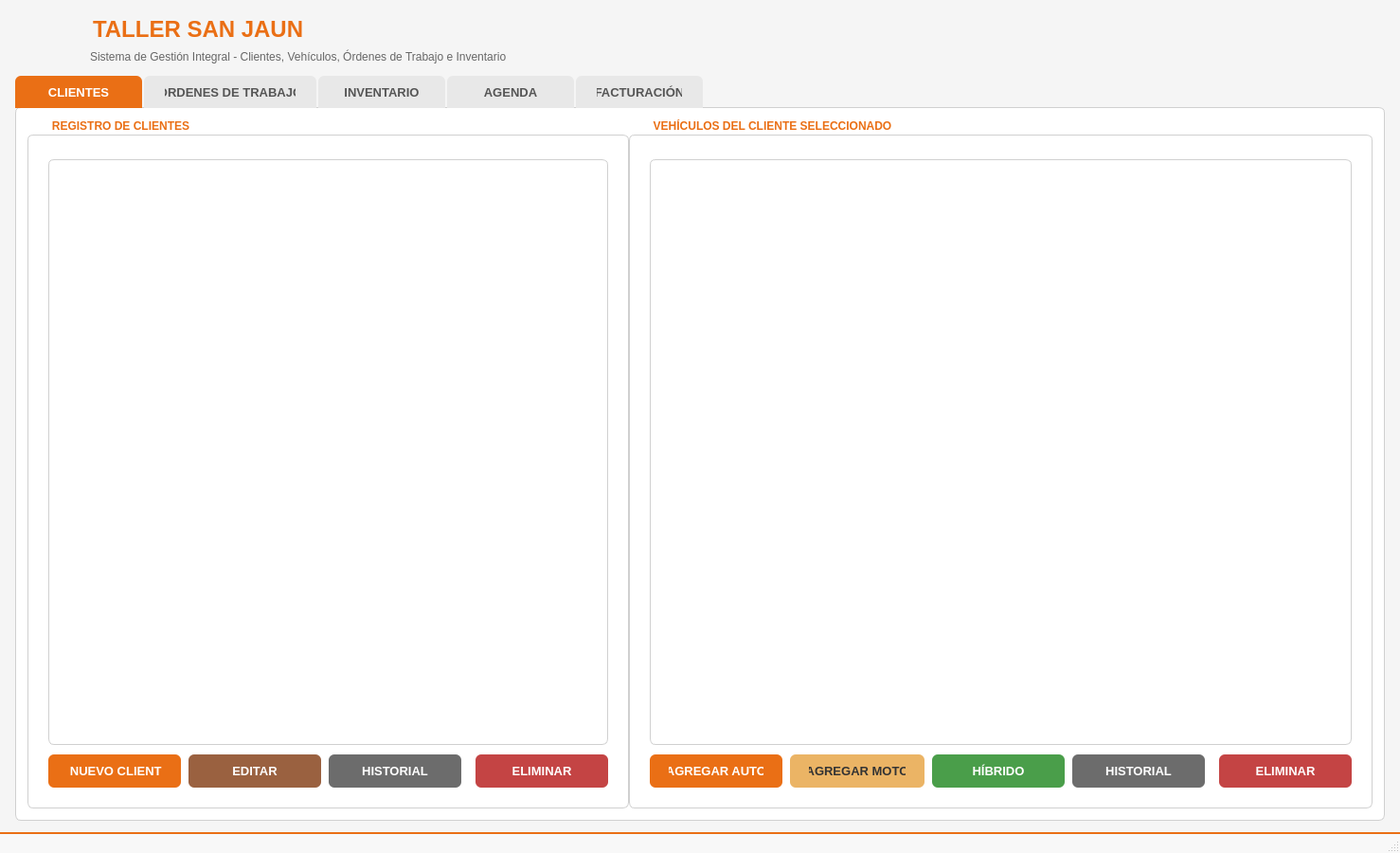
<?xml version="1.0" encoding="UTF-8"?>
<ui version="4.0">
 <class>MainWindow</class>
 <widget class="QMainWindow" name="MainWindow">
  <property name="geometry">
   <rect>
    <x>0</x>
    <y>0</y>
    <width>1400</width>
    <height>900</height>
   </rect>
  </property>
  <property name="windowTitle">
   <string>Taller Mecánico - Sistema de Gestión</string>
  </property>
  <property name="styleSheet">
   <string notr="true">
/* =============================================
   TEMA CLARO - TALLER MECÁNICO
   ============================================= */

* {
    font-family: 'Segoe UI', Arial, sans-serif;
}

QMainWindow {
    background-color: #f5f5f5;
}

/* TÍTULO PRINCIPAL */
QLabel#titleLabel {
    font-size: 24px;
    font-weight: bold;
    color: #ea6f15;
    padding: 5px 0;
}

QLabel#subtitleLabel {
    font-size: 12px;
    color: #666666;
    padding-bottom: 5px;
}

/* =============================================
   PESTAÑAS
   ============================================= */
QTabWidget::pane {
    border: 1px solid #d0d0d0;
    background-color: #ffffff;
    border-radius: 6px;
    margin-top: -1px;
}

QTabBar::tab {
    background-color: #e8e8e8;
    color: #555555;
    padding: 10px 22px;
    margin-right: 2px;
    border-top-left-radius: 6px;
    border-top-right-radius: 6px;
    font-size: 13px;
    font-weight: 600;
    min-width: 90px;
}

QTabBar::tab:selected {
    background-color: #ea6f15;
    color: #ffffff;
}

QTabBar::tab:hover:!selected {
    background-color: #d0d0d0;
}

/* =============================================
   TABLAS
   ============================================= */
QTableWidget {
    background-color: #ffffff;
    alternate-background-color: #fafafa;
    border: 1px solid #d0d0d0;
    border-radius: 6px;
    gridline-color: #e8e8e8;
    color: #333333;
    font-size: 13px;
    selection-background-color: #ea6f15;
    selection-color: #ffffff;
}

QTableWidget::item {
    padding: 8px;
    border-bottom: 1px solid #e8e8e8;
}

QTableWidget::item:selected {
    background-color: #ea6f15;
    color: #ffffff;
}

QTableWidget::item:hover {
    background-color: #f0f0f0;
}

QHeaderView::section {
    background-color: #f8f8f8;
    color: #ea6f15;
    padding: 10px 8px;
    border: none;
    border-bottom: 2px solid #ea6f15;
    font-weight: bold;
    font-size: 12px;
}

/* =============================================
   BOTONES PRINCIPALES
   ============================================= */
QPushButton {
    background-color: #ea6f15;
    color: #ffffff;
    border: none;
    border-radius: 6px;
    padding: 10px 20px;
    font-size: 13px;
    font-weight: bold;
    min-width: 100px;
}

QPushButton:hover {
    background-color: #f58025;
}

QPushButton:pressed {
    background-color: #d56010;
}

QPushButton:disabled {
    background-color: #cccccc;
    color: #888888;
}

/* Botones de Editar */
QPushButton#btnEditarCliente,
QPushButton#btnEditarOrden,
QPushButton#btnEditarRepuesto,
QPushButton#btnEditarCita {
    background-color: #9a6140;
    color: #ffffff;
}

QPushButton#btnEditarCliente:hover,
QPushButton#btnEditarOrden:hover,
QPushButton#btnEditarRepuesto:hover,
QPushButton#btnEditarCita:hover {
    background-color: #b07050;
}

/* Botones de Eliminar */
QPushButton#btnEliminarCliente,
QPushButton#btnEliminarVehiculo,
QPushButton#btnEliminarRepuesto,
QPushButton#btnEliminarCita {
    background-color: #c44444;
    color: #ffffff;
}

QPushButton#btnEliminarCliente:hover,
QPushButton#btnEliminarVehiculo:hover,
QPushButton#btnEliminarRepuesto:hover,
QPushButton#btnEliminarCita:hover {
    background-color: #d55555;
}

/* Botones Secundarios */
QPushButton#btnHistorialCliente,
QPushButton#btnHistorialVehiculo,
QPushButton#btnCambiarEstado,
QPushButton#btnAjustarStock {
    background-color: #6c6c6c;
    color: #ffffff;
}

QPushButton#btnHistorialCliente:hover,
QPushButton#btnHistorialVehiculo:hover,
QPushButton#btnCambiarEstado:hover,
QPushButton#btnAjustarStock:hover {
    background-color: #808080;
}

/* Botones Verdes */
QPushButton#btnAgregarHibrido,
QPushButton#btnRegistrarPago {
    background-color: #4a9e4a;
    color: #ffffff;
}

QPushButton#btnAgregarHibrido:hover,
QPushButton#btnRegistrarPago:hover {
    background-color: #5cb85c;
}

/* Botones Moto */
QPushButton#btnAgregarMoto {
    background-color: #ebb465;
    color: #333333;
}

QPushButton#btnAgregarMoto:hover {
    background-color: #f5c478;
}

/* =============================================
   GRUPOS / PANELES
   ============================================= */
QGroupBox {
    background-color: #ffffff;
    border: 1px solid #d0d0d0;
    border-radius: 6px;
    margin-top: 16px;
    padding: 16px 12px 12px 12px;
    font-weight: bold;
    color: #ea6f15;
}

QGroupBox::title {
    subcontrol-origin: margin;
    left: 16px;
    padding: 0 8px;
    background-color: #ffffff;
    color: #ea6f15;
    font-size: 14px;
}

/* =============================================
   LABELS
   ============================================= */
QLabel {
    color: #333333;
    font-size: 13px;
}

/* =============================================
   INPUTS
   ============================================= */
QLineEdit, QTextEdit, QSpinBox, QDoubleSpinBox, QComboBox, QDateEdit, QDateTimeEdit {
    background-color: #ffffff;
    border: 1px solid #c0c0c0;
    border-radius: 4px;
    padding: 5px 10px;
    color: #333333;
    font-size: 13px;
    min-height: 18px;
}

QLineEdit:focus, QTextEdit:focus, QSpinBox:focus, QDoubleSpinBox:focus, QComboBox:focus, QDateEdit:focus, QDateTimeEdit:focus {
    border: 2px solid #ea6f15;
    background-color: #fffaf5;
}

QComboBox::drop-down {
    border: none;
    width: 30px;
}

QComboBox::down-arrow {
    image: none;
    border-left: 5px solid transparent;
    border-right: 5px solid transparent;
    border-top: 6px solid #ea6f15;
    margin-right: 10px;
}

QComboBox QAbstractItemView {
    background-color: #ffffff;
    color: #333333;
    selection-background-color: #ea6f15;
    selection-color: #ffffff;
    border: 1px solid #d0d0d0;
}

/* =============================================
   SPLITTER
   ============================================= */
QSplitter::handle {
    background-color: #d0d0d0;
    width: 3px;
}

QSplitter::handle:hover {
    background-color: #ea6f15;
}

/* =============================================
   CALENDARIO
   ============================================= */
QCalendarWidget {
    background-color: #ffffff;
    border: 1px solid #d0d0d0;
    border-radius: 6px;
}

QCalendarWidget QToolButton {
    color: #ea6f15;
    background-color: transparent;
    font-weight: bold;
    font-size: 14px;
    padding: 6px;
}

QCalendarWidget QToolButton:hover {
    background-color: #f0f0f0;
    border-radius: 4px;
}

QCalendarWidget QMenu {
    background-color: #ffffff;
    color: #333333;
    border: 1px solid #d0d0d0;
}

QCalendarWidget QSpinBox {
    background-color: #ffffff;
    color: #333333;
    border: 1px solid #d0d0d0;
    border-radius: 4px;
    padding: 4px;
}

QCalendarWidget QWidget#qt_calendar_navigationbar {
    background-color: #f8f8f8;
    padding: 6px;
}

QCalendarWidget QAbstractItemView {
    background-color: #ffffff;
    color: #333333;
    selection-background-color: #ea6f15;
    selection-color: #ffffff;
    font-size: 12px;
}

QCalendarWidget QAbstractItemView:disabled {
    color: #aaaaaa;
}

/* =============================================
   LISTA DE CITAS
   ============================================= */
QListWidget {
    background-color: #ffffff;
    border: 1px solid #d0d0d0;
    border-radius: 6px;
    color: #333333;
    font-size: 13px;
    padding: 4px;
}

QListWidget::item {
    padding: 10px 8px;
    border-radius: 4px;
    margin: 2px 0;
    border-left: 4px solid #ea6f15;
    background-color: #fafafa;
}

QListWidget::item:selected {
    background-color: #ea6f15;
    color: #ffffff;
}

QListWidget::item:hover:!selected {
    background-color: #f0f0f0;
}

/* =============================================
   SCROLLBAR
   ============================================= */
QScrollBar:vertical {
    background-color: #f0f0f0;
    width: 10px;
    border-radius: 5px;
}

QScrollBar::handle:vertical {
    background-color: #c0c0c0;
    border-radius: 5px;
    min-height: 30px;
}

QScrollBar::handle:vertical:hover {
    background-color: #ea6f15;
}

QScrollBar::add-line:vertical, QScrollBar::sub-line:vertical {
    height: 0;
}

QScrollBar:horizontal {
    background-color: #f0f0f0;
    height: 10px;
    border-radius: 5px;
}

QScrollBar::handle:horizontal {
    background-color: #c0c0c0;
    border-radius: 5px;
    min-width: 30px;
}

QScrollBar::handle:horizontal:hover {
    background-color: #ea6f15;
}

/* =============================================
   BARRA DE ESTADO
   ============================================= */
QStatusBar {
    background-color: #f8f8f8;
    color: #666666;
    font-size: 11px;
    padding: 4px 12px;
    border-top: 2px solid #ea6f15;
}

/* =============================================
   TOOLTIPS
   ============================================= */
QToolTip {
    background-color: #ea6f15;
    color: #ffffff;
    border: none;
    padding: 6px 10px;
    border-radius: 4px;
    font-size: 12px;
}

/* =============================================
   MESSAGEBOX (Ventanas de mensaje)
   ============================================= */
QMessageBox {
    background-color: #f5f5f5;
}

QMessageBox QLabel {
    color: #333333;
    font-size: 13px;
}

QMessageBox QPushButton {
    background-color: #ea6f15;
    color: #ffffff;
    border: none;
    border-radius: 4px;
    padding: 8px 20px;
    font-size: 12px;
    font-weight: bold;
    min-width: 80px;
}

QMessageBox QPushButton:hover {
    background-color: #f58025;
}

   </string>
  </property>
  <widget class="QWidget" name="centralwidget">
   <layout class="QVBoxLayout" name="mainLayout">
    <property name="spacing">
     <number>8</number>
    </property>
    <property name="leftMargin">
     <number>16</number>
    </property>
    <property name="topMargin">
     <number>12</number>
    </property>
    <property name="rightMargin">
     <number>16</number>
    </property>
    <property name="bottomMargin">
     <number>12</number>
    </property>
    
    <!-- ENCABEZADO CON LOGO -->
    <item>
     <layout class="QHBoxLayout">
      <property name="spacing">
       <number>16</number>
      </property>
      <!-- LOGO -->
      <item>
       <widget class="QLabel" name="logoLabel">
        <property name="minimumSize">
         <size>
          <width>60</width>
          <height>60</height>
         </size>
        </property>
        <property name="maximumSize">
         <size>
          <width>60</width>
          <height>60</height>
         </size>
        </property>
        <property name="text">
         <string/>
        </property>
        <property name="scaledContents">
         <bool>true</bool>
        </property>
       </widget>
      </item>
      <!-- TÍTULO Y SUBTÍTULO -->
      <item>
       <layout class="QVBoxLayout">
        <property name="spacing">
         <number>2</number>
        </property>
        <item>
         <widget class="QLabel" name="titleLabel">
          <property name="text">
           <string>TALLER SAN JAUN</string>
          </property>
         </widget>
        </item>
        <item>
         <widget class="QLabel" name="subtitleLabel">
          <property name="text">
           <string>Sistema de Gestión Integral - Clientes, Vehículos, Órdenes de Trabajo e Inventario</string>
          </property>
         </widget>
        </item>
       </layout>
      </item>
      <item>
       <spacer>
        <property name="orientation">
         <enum>Qt::Horizontal</enum>
        </property>
       </spacer>
      </item>
     </layout>
    </item>
    
    <!-- CONTENIDO PRINCIPAL CON PESTAÑAS -->
    <item>
     <widget class="QTabWidget" name="tabWidget">
      <property name="currentIndex">
       <number>0</number>
      </property>
      
      <!-- ================================================ -->
      <!-- PESTAÑA 1: CLIENTES Y VEHÍCULOS -->
      <!-- ================================================ -->
      <widget class="QWidget" name="tabClientes">
       <attribute name="title">
        <string>CLIENTES</string>
       </attribute>
       <layout class="QHBoxLayout">
        <property name="spacing">
         <number>12</number>
        </property>
        <property name="margin">
         <number>12</number>
        </property>
        <item>
         <widget class="QSplitter" name="splitter">
          <property name="orientation">
           <enum>Qt::Horizontal</enum>
          </property>
          
          <!-- Panel de Clientes -->
          <widget class="QGroupBox" name="groupClientes">
           <property name="title">
            <string>REGISTRO DE CLIENTES</string>
           </property>
           <layout class="QVBoxLayout">
            <property name="spacing">
             <number>10</number>
            </property>
            <item>
             <widget class="QTableWidget" name="tablaClientes">
              <property name="alternatingRowColors">
               <bool>true</bool>
              </property>
             </widget>
            </item>
            <item>
             <layout class="QHBoxLayout">
              <property name="spacing">
               <number>8</number>
              </property>
              <item>
               <widget class="QPushButton" name="btnAgregarCliente">
                <property name="text">
                 <string>+ NUEVO CLIENTE</string>
                </property>
               </widget>
              </item>
              <item>
               <widget class="QPushButton" name="btnEditarCliente">
                <property name="text">
                 <string>EDITAR</string>
                </property>
               </widget>
              </item>
              <item>
               <widget class="QPushButton" name="btnHistorialCliente">
                <property name="text">
                 <string>HISTORIAL</string>
                </property>
               </widget>
              </item>
              <item>
               <spacer>
                <property name="orientation">
                 <enum>Qt::Horizontal</enum>
                </property>
               </spacer>
              </item>
              <item>
               <widget class="QPushButton" name="btnEliminarCliente">
                <property name="text">
                 <string>ELIMINAR</string>
                </property>
               </widget>
              </item>
             </layout>
            </item>
           </layout>
          </widget>
          
          <!-- Panel de Vehículos -->
          <widget class="QGroupBox" name="groupVehiculos">
           <property name="title">
            <string>VEHÍCULOS DEL CLIENTE SELECCIONADO</string>
           </property>
           <layout class="QVBoxLayout">
            <property name="spacing">
             <number>10</number>
            </property>
            <item>
             <widget class="QTableWidget" name="tablaVehiculos">
              <property name="alternatingRowColors">
               <bool>true</bool>
              </property>
             </widget>
            </item>
            <item>
             <layout class="QHBoxLayout">
              <property name="spacing">
               <number>8</number>
              </property>
              <item>
               <widget class="QPushButton" name="btnAgregarAuto">
                <property name="text">
                 <string>AGREGAR AUTO</string>
                </property>
               </widget>
              </item>
              <item>
               <widget class="QPushButton" name="btnAgregarMoto">
                <property name="text">
                 <string>AGREGAR MOTO</string>
                </property>
               </widget>
              </item>
              <item>
               <widget class="QPushButton" name="btnAgregarHibrido">
                <property name="text">
                 <string>HÍBRIDO</string>
                </property>
               </widget>
              </item>
              <item>
               <widget class="QPushButton" name="btnHistorialVehiculo">
                <property name="text">
                 <string>HISTORIAL</string>
                </property>
               </widget>
              </item>
              <item>
               <spacer>
                <property name="orientation">
                 <enum>Qt::Horizontal</enum>
                </property>
               </spacer>
              </item>
              <item>
               <widget class="QPushButton" name="btnEliminarVehiculo">
                <property name="text">
                 <string>ELIMINAR</string>
                </property>
               </widget>
              </item>
             </layout>
            </item>
           </layout>
          </widget>
         </widget>
        </item>
       </layout>
      </widget>
      
      <!-- ================================================ -->
      <!-- PESTAÑA 2: ÓRDENES DE TRABAJO -->
      <!-- ================================================ -->
      <widget class="QWidget" name="tabOrdenes">
       <attribute name="title">
        <string>ÓRDENES DE TRABAJO</string>
       </attribute>
       <layout class="QVBoxLayout">
        <property name="spacing">
         <number>12</number>
        </property>
        <property name="margin">
         <number>12</number>
        </property>
        <item>
         <widget class="QGroupBox" name="groupOrdenes">
          <property name="title">
           <string>ÓRDENES DE TRABAJO ACTIVAS</string>
          </property>
          <layout class="QVBoxLayout">
           <property name="spacing">
            <number>10</number>
           </property>
           <item>
            <widget class="QTableWidget" name="tablaOrdenes">
             <property name="alternatingRowColors">
              <bool>true</bool>
             </property>
             <column>
              <property name="text"><string>ID</string></property>
             </column>
             <column>
              <property name="text"><string>N° ORDEN</string></property>
             </column>
             <column>
              <property name="text"><string>CLIENTE</string></property>
             </column>
             <column>
              <property name="text"><string>VEHÍCULO</string></property>
             </column>
             <column>
              <property name="text"><string>ESTADO</string></property>
             </column>
             <column>
              <property name="text"><string>FECHA INGRESO</string></property>
             </column>
             <column>
              <property name="text"><string>COSTO ESTIMADO</string></property>
             </column>
            </widget>
           </item>
           <item>
            <layout class="QHBoxLayout">
             <property name="spacing">
              <number>8</number>
             </property>
             <item>
              <widget class="QPushButton" name="btnNuevaOrden">
               <property name="text">
                <string>NUEVA ORDEN</string>
               </property>
              </widget>
             </item>
             <item>
              <widget class="QPushButton" name="btnEditarOrden">
               <property name="text">
                <string>EDITAR ORDEN</string>
               </property>
              </widget>
             </item>
             <item>
              <widget class="QPushButton" name="btnCambiarEstado">
               <property name="text">
                <string>CAMBIAR ESTADO</string>
               </property>
              </widget>
             </item>
             <item>
              <spacer>
               <property name="orientation">
                <enum>Qt::Horizontal</enum>
               </property>
              </spacer>
             </item>
            </layout>
           </item>
          </layout>
         </widget>
        </item>
       </layout>
      </widget>
      
      <!-- ================================================ -->
      <!-- PESTAÑA 3: INVENTARIO DE REPUESTOS -->
      <!-- ================================================ -->
      <widget class="QWidget" name="tabInventario">
       <attribute name="title">
        <string>INVENTARIO</string>
       </attribute>
       <layout class="QVBoxLayout">
        <property name="spacing">
         <number>12</number>
        </property>
        <property name="margin">
         <number>12</number>
        </property>
        <item>
         <widget class="QGroupBox" name="groupInventario">
          <property name="title">
           <string>INVENTARIO DE REPUESTOS Y PRODUCTOS</string>
          </property>
          <layout class="QVBoxLayout">
           <property name="spacing">
            <number>10</number>
           </property>
           <item>
            <widget class="QTableWidget" name="tablaInventario">
             <property name="alternatingRowColors">
              <bool>true</bool>
             </property>
             <column>
              <property name="text"><string>ID</string></property>
             </column>
             <column>
              <property name="text"><string>CÓDIGO</string></property>
             </column>
             <column>
              <property name="text"><string>PRODUCTO</string></property>
             </column>
             <column>
              <property name="text"><string>CATEGORÍA</string></property>
             </column>
             <column>
              <property name="text"><string>STOCK</string></property>
             </column>
             <column>
              <property name="text"><string>PRECIO</string></property>
             </column>
            </widget>
           </item>
           <item>
            <layout class="QHBoxLayout">
             <property name="spacing">
              <number>8</number>
             </property>
             <item>
              <widget class="QPushButton" name="btnNuevoRepuesto">
               <property name="text">
                <string>+ AGREGAR PRODUCTO</string>
               </property>
              </widget>
             </item>
             <item>
              <widget class="QPushButton" name="btnEditarRepuesto">
               <property name="text">
                <string>EDITAR</string>
               </property>
              </widget>
             </item>
             <item>
              <widget class="QPushButton" name="btnAjustarStock">
               <property name="text">
                <string>AJUSTAR STOCK</string>
               </property>
              </widget>
             </item>
             <item>
              <spacer>
               <property name="orientation">
                <enum>Qt::Horizontal</enum>
               </property>
              </spacer>
             </item>
             <item>
              <widget class="QPushButton" name="btnEliminarRepuesto">
               <property name="text">
                <string>ELIMINAR</string>
               </property>
              </widget>
             </item>
            </layout>
           </item>
          </layout>
         </widget>
        </item>
       </layout>
      </widget>
      
      <!-- ================================================ -->
      <!-- PESTAÑA 4: AGENDA / CALENDARIO -->
      <!-- ================================================ -->
      <widget class="QWidget" name="tabAgenda">
       <attribute name="title">
        <string>AGENDA</string>
       </attribute>
       <layout class="QHBoxLayout">
        <property name="spacing">
         <number>12</number>
        </property>
        <property name="margin">
         <number>12</number>
        </property>
        <item>
         <widget class="QGroupBox" name="groupCalendario">
          <property name="title">
           <string>CALENDARIO DE CITAS</string>
          </property>
          <property name="minimumWidth">
           <number>360</number>
          </property>
          <property name="maximumWidth">
           <number>400</number>
          </property>
          <layout class="QVBoxLayout">
           <item>
            <widget class="QCalendarWidget" name="calendario">
             <property name="gridVisible">
              <bool>true</bool>
             </property>
            </widget>
           </item>
          </layout>
         </widget>
        </item>
        <item>
         <widget class="QGroupBox" name="groupCitas">
          <property name="title">
           <string>CITAS DEL DÍA SELECCIONADO</string>
          </property>
          <layout class="QVBoxLayout">
           <property name="spacing">
            <number>10</number>
           </property>
           <item>
            <widget class="QListWidget" name="listaCitas"/>
           </item>
           <item>
            <layout class="QHBoxLayout">
             <property name="spacing">
              <number>8</number>
             </property>
             <item>
              <widget class="QPushButton" name="btnNuevaCita">
               <property name="text">
                <string>+ NUEVA CITA</string>
               </property>
              </widget>
             </item>
             <item>
              <widget class="QPushButton" name="btnEditarCita">
               <property name="text">
                <string>EDITAR</string>
               </property>
              </widget>
             </item>
             <item>
              <spacer>
               <property name="orientation">
                <enum>Qt::Horizontal</enum>
               </property>
              </spacer>
             </item>
             <item>
              <widget class="QPushButton" name="btnEliminarCita">
               <property name="text">
                <string>CANCELAR CITA</string>
               </property>
              </widget>
             </item>
            </layout>
           </item>
          </layout>
         </widget>
        </item>
       </layout>
      </widget>
      
      <!-- ================================================ -->
      <!-- PESTAÑA 5: FACTURACIÓN -->
      <!-- ================================================ -->
      <widget class="QWidget" name="tabFacturacion">
       <attribute name="title">
        <string>FACTURACIÓN</string>
       </attribute>
       <layout class="QVBoxLayout">
        <property name="spacing">
         <number>12</number>
        </property>
        <property name="margin">
         <number>12</number>
        </property>
        <item>
         <widget class="QGroupBox" name="groupFacturas">
          <property name="title">
           <string>FACTURAS Y DOCUMENTOS</string>
          </property>
          <layout class="QVBoxLayout">
           <property name="spacing">
            <number>10</number>
           </property>
           <item>
            <widget class="QTableWidget" name="tablaFacturas">
             <property name="alternatingRowColors">
              <bool>true</bool>
             </property>
             <column>
              <property name="text"><string>ID</string></property>
             </column>
             <column>
              <property name="text"><string>N° DOCUMENTO</string></property>
             </column>
             <column>
              <property name="text"><string>FECHA</string></property>
             </column>
             <column>
              <property name="text"><string>MONTO</string></property>
             </column>
             <column>
              <property name="text"><string>ESTADO</string></property>
             </column>
            </widget>
           </item>
           <item>
            <layout class="QHBoxLayout">
             <property name="spacing">
              <number>8</number>
             </property>
             <item>
              <widget class="QPushButton" name="btnNuevaFactura">
               <property name="text">
                <string>+ NUEVA FACTURA</string>
               </property>
              </widget>
             </item>
             <item>
              <widget class="QPushButton" name="btnNuevoPresupuesto">
               <property name="text">
                <string>+ PRESUPUESTO</string>
               </property>
               <property name="styleSheet">
                <string>background-color: #0284c7; color: #fff;</string>
               </property>
              </widget>
             </item>
             <item>
              <widget class="QPushButton" name="btnRegistrarPago">
               <property name="text">
                <string>REGISTRAR PAGO</string>
               </property>
              </widget>
             </item>
             <item>
              <widget class="QPushButton" name="btnVerDetalle">
               <property name="text">
                <string>VER DETALLE</string>
               </property>
              </widget>
             </item>
             <item>
              <widget class="QPushButton" name="btnAnularFactura">
               <property name="text">
                <string>ANULAR FACTURA</string>
               </property>
              </widget>
             </item>
             <item>
              <widget class="QPushButton" name="btnConvertirFactura">
               <property name="text">
                <string>CONVERTIR A FACTURA</string>
               </property>
              </widget>
             </item>
             <item>
              <spacer>
               <property name="orientation">
                <enum>Qt::Horizontal</enum>
               </property>
              </spacer>
             </item>
            </layout>
           </item>
          </layout>
         </widget>
        </item>
       </layout>
      </widget>
      
     </widget>
    </item>
   </layout>
  </widget>
  <widget class="QStatusBar" name="statusbar"/>
 </widget>
 <resources/>
 <connections/>
</ui>
